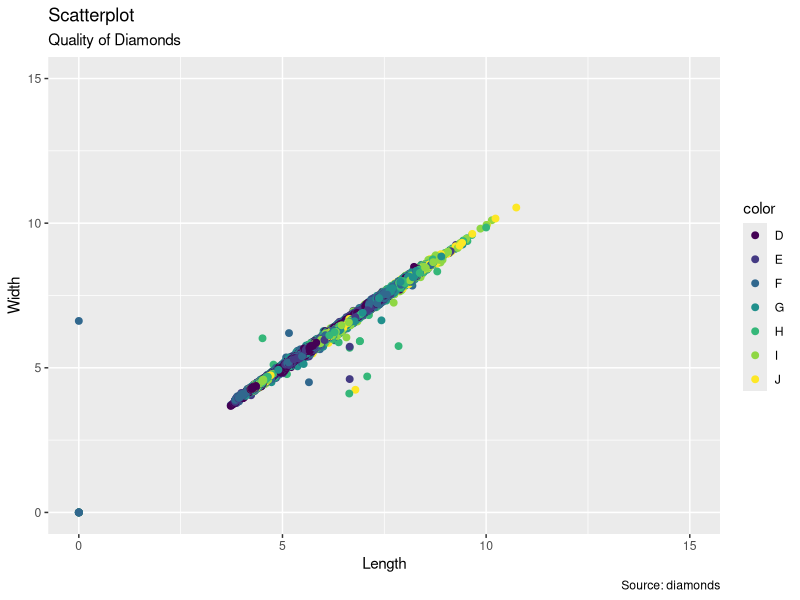
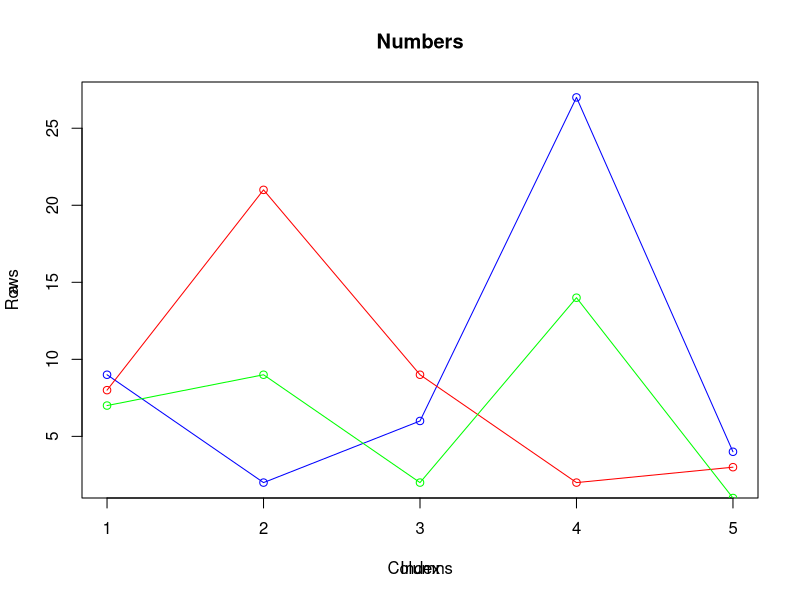
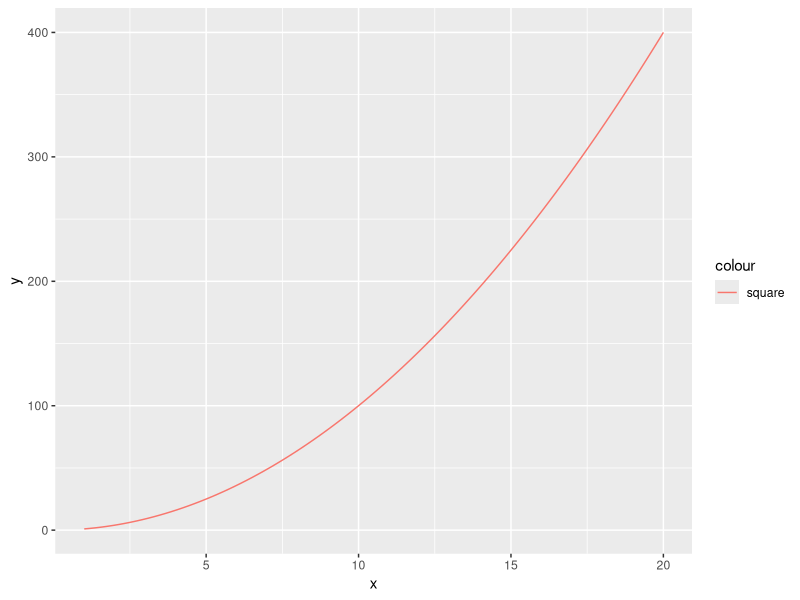

Recreate these plots in R, in order. (Note: this script raises an error after producing the figures.)
library(ggplot2)
gg <-ggplot(diamonds, aes(x=x,y=y))+
  geom_point(aes(col=color), size=2)+
  xlim(c(0, 15)) + 
  ylim(c(0, 15)) + 
  labs(subtitle="Quality of Diamonds", 
       y="Width", 
       x="Length", 
       title="Scatterplot", 
       caption = "Source: diamonds")
  plot(gg)
  
#Task 1
a <- c(9,2,6,27,4)
b <- c(8,21,9,2,3)
c <- c(7,9,2,14,1)

m <- matrix(c(a, b, c), ncol = 3)

print(m)

plot(a, type = "o", col="blue")
lines(b, type="o", col="red")
lines(c, type = "o", col="green")
title(main="Numbers")
title(x= "Columns")
title(y= "Rows")

#Task2
#2.	Write a R program to create a Data frames which contain details of 5 employees and display the details.  
#(Name, Age, Role and Length of service).

name <- c('John Doe', 'Jane Doe', 'Winne the Pooh', 'Eyore', 'Kermit')
age <- c('34', '44', '10', '12', '100')
role <- c('Manager', 'Secretary', 'Lawyer', 'CEO', 'Intern')
length_of_service <- c('2', '2', '4', '2', '3')

employ.data <- data.frame(name, age, role, length_of_service)

#Task 3
#3.	Import the GGPLOT 2 library and plot a graph using the qplot function.  X axis is the sequence of 1:20 and the y axis is the x ^2.
#	Label the graph appropriately. install.packages("ggplot2", dependencies = TRUE)
library(ggplot2)
ggplot(data.frame(x=c(1:20)), aes(x)) +
  stat_function(fun=function(x)x^2, geom="line", aes(colour="square"))

#Task 4
#Create a simple bar plot of five subjects

ggplot(midwest, aes(x=state, y=poptotal))+
  geom_bar(stat=state, color="red")